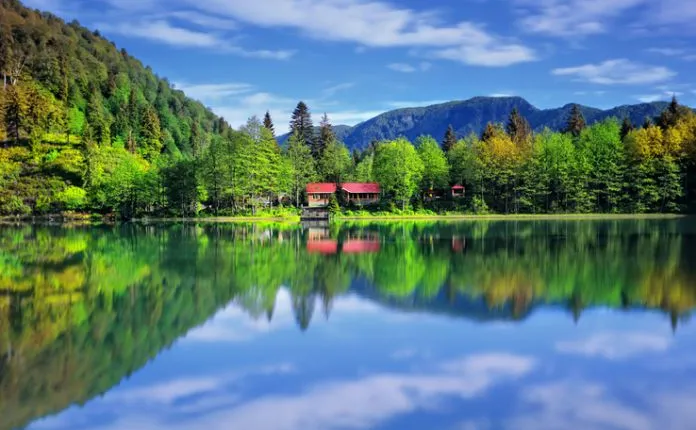
#> input picture 24 november Homework/negative/nature.jpg, 696 x 430 px
$ jupyter execute negative.ipynb
#> lines starting #> are read from the running program, lines starting #| are printed output that depends on the picture
[cell 1]
import cv2
import numpy as np

image=cv2.imread("nature.jpg")
#> image is the input picture: shape (430, 696, 3); mean B, G, R 126.3, 124.4, 91.7
img_neg=255-image
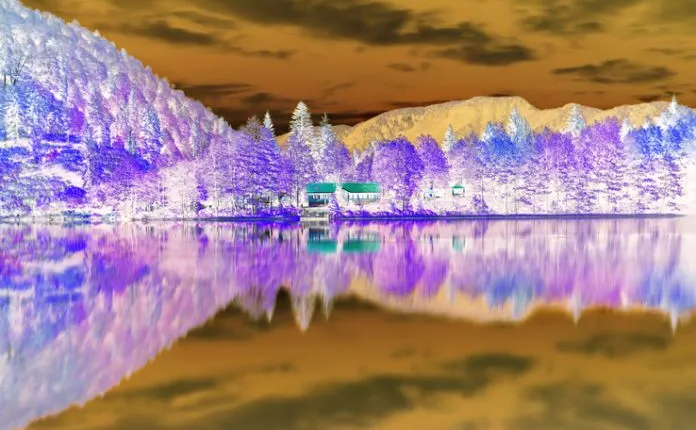
#> img_neg: shape (430, 696, 3); mean B, G, R 128.7, 130.6, 163.3

cv2.imshow("nature.jpg",img_neg)
cv2.waitKey(0)
